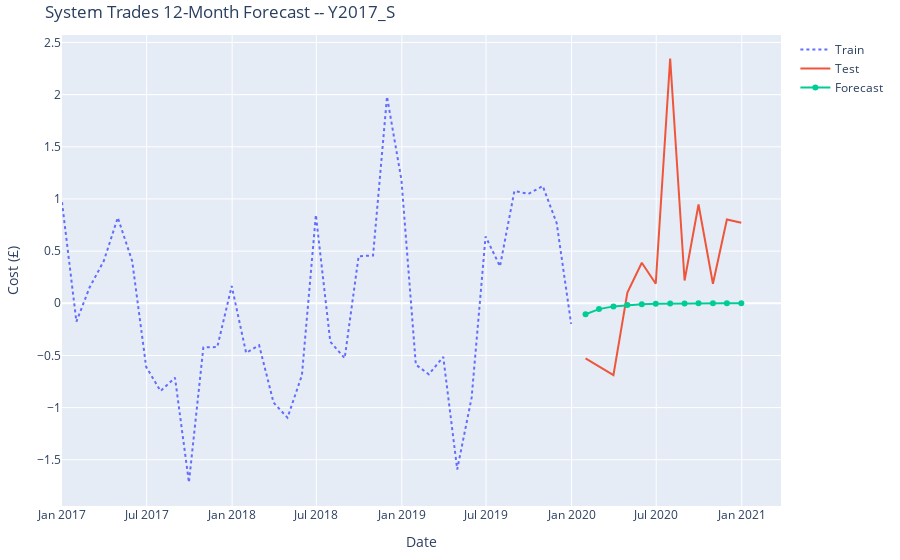

This figure's notebook cell:
### Code cell
#? Reference Code | Transfer to plotly.go
cf= pd.DataFrame(conf_int)

# df_forecast = pd.DataFrame(prediction, index=df_test.index.values, columns="Cost")
df_forecast = pd.DataFrame(prediction, 
                        index=df_test.index, columns=['Cost_PwrTransform'])

# FC, LABEL, CAT
go_plotter(df_train, df_test, df_forecast, FC, LABEL, "System")
